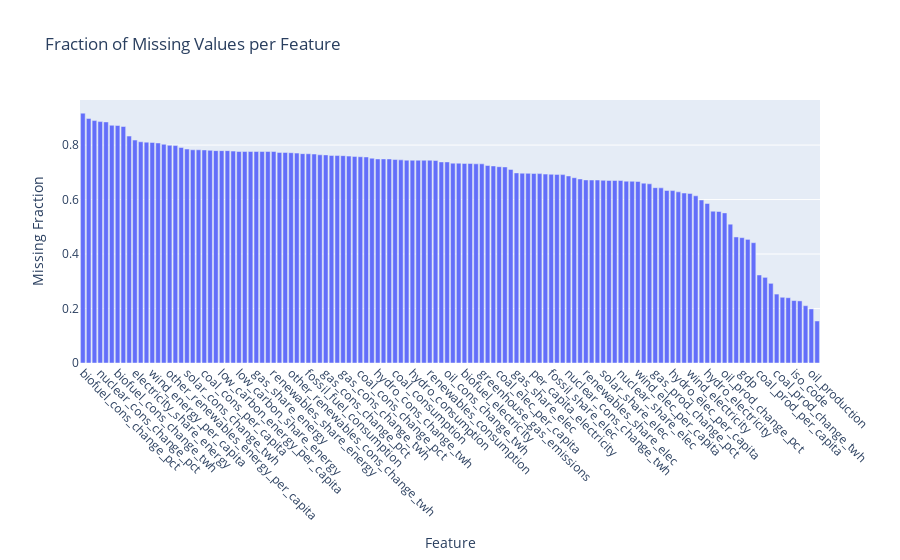

Write notebook code for a chart like this one.
### Code cell
# Fraction of missing values
missing_fraction = data.isnull().sum() / len(data)
missing_fraction = missing_fraction[missing_fraction > 0].sort_values(ascending=False)

# Display missing values
print("\nColumns with missing values and their fractions:")
print(missing_fraction)

# Visualize missing values
missing_df = missing_fraction.reset_index()
missing_df.columns = ["Feature", "Missing Fraction"]
fig = px.bar(
    missing_df,
    x="Feature",
    y="Missing Fraction",
    title="Fraction of Missing Values per Feature",
    labels={"Feature": "Feature", "Missing Fraction": "Missing Fraction"},
)
fig.update_layout(xaxis=dict(tickangle=45), width=900)
fig.show()

### Figure 1 — Plotly figure (JSON) as saved in the notebook; plotly's stock layout.template omitted (floating-point values rounded to 4 significant figures)
{"data": [{"alignmentgroup": "True", "hovertemplate": "Feature=%{x}<br>Missing Fraction=%{y}<extra></extra>", "legendgroup": "", "marker": {"color": "#636efa", "pattern": {"shape": ""}}, "name": "", "offsetgroup": "", "orientation": "v", "showlegend": false, "textposition": "auto", "type": "bar", "x": ["biofuel_cons_change_pct", "solar_cons_change_pct", "biofuel_cons_per_capita", "nuclear_cons_change_pct", "wind_cons_change_pct", "biofuel_share_energy", "biofuel_cons_change_twh", "biofuel_consumption", "other_renewables_cons_change_pct", "electricity_share_energy", "solar_energy_per_capita", "solar_share_energy", "wind_energy_per_capita", "wind_share_energy", "fossil_energy_per_capita", "other_renewables_energy_per_capita", "other_renewables_share_energy", "gas_energy_per_capita", "solar_cons_change_twh", "wind_cons_change_twh", "nuclear_share_energy", "coal_cons_per_capita", "solar_consumption", "renewables_energy_per_capita", "low_carbon_energy_per_capita", "hydro_energy_per_capita", "wind_consumption", "low_carbon_share_energy", "fossil_share_energy", "hydro_share_energy", "gas_share_energy", "oil_share_energy", "coal_share_energy", "renewables_share_energy", "fossil_cons_change_pct", "fossil_cons_change_twh", "other_renewables_cons_change_twh", "other_renewables_elec_per_capita_exc_biofuel", "oil_energy_per_capita", "fossil_fuel_consumption", "other_renewable_consumption", "hydro_cons_change_pct", "gas_cons_change_pct", "renewables_cons_change_pct", "low_carbon_cons_change_pct", "gas_cons_change_twh", "other_renewables_share_elec_exc_biofuel", "other_renewable_exc_biofuel_electricity", "coal_cons_change_pct", "gas_consumption", "coal_cons_change_twh", "hydro_cons_change_twh", "renewables_cons_change_twh", "low_carbon_cons_change_twh", "coal_consumption", "net_elec_imports_share_demand", "biofuel_elec_per_capita", "hydro_consumption", "net_elec_imports", "low_carbon_consumption", "renewables_consumption", "electricity_demand_per_capita", "oil_cons_change_pct", "oil_cons_change_twh", "biofuel_share_elec", "oil_consumption", "biofuel_electricity", "carbon_intensity_elec", "electricity_demand", "greenhouse_gas_emissions", "gas_elec_per_capita", "oil_elec_per_capita", "coal_elec_per_capita", "fossil_elec_per_capita", "nuclear_energy_per_capita", "gas_share_elec", "gas_electricity", "oil_share_elec", "per_capita_electricity", "oil_electricity", "coal_share_elec", "fossil_share_elec", "coal_electricity", "fossil_electricity", "nuclear_cons_change_twh", "nuclear_consumption", "low_carbon_share_elec", "renewables_share_elec", "renewables_elec_per_capita", "low_carbon_elec_per_capita", "solar_share_elec", "other_renewables_share_elec", "wind_share_elec", "nuclear_share_elec", "solar_elec_per_capita", "hydro_share_elec", "wind_elec_per_capita", "electricity_generation", "other_renewables_elec_per_capita", "gas_prod_change_pct", "energy_per_gdp", "low_carbon_electricity", "hydro_elec_per_capita", "renewables_electricity", "solar_electricity", "wind_electricity", "other_renewable_electricity", "nuclear_elec_per_capita", "hydro_electricity", "coal_prod_change_pct", "nuclear_electricity", "oil_prod_change_pct", "energy_per_capita", "energy_cons_change_pct", "gdp", "energy_cons_change_twh", "primary_energy_consumption", "coal_prod_per_capita", "gas_prod_per_capita", "oil_prod_per_capita", "coal_prod_change_twh", "coal_production", "gas_prod_change_twh", "iso_code", "gas_production", "oil_prod_change_twh", "oil_production", "population"], "xaxis": "x", "y": [0.9172, 0.8977, 0.89, 0.8862, 0.885, 0.8726, 0.8718, 0.8681, 0.8331, 0.8184, 0.8121, 0.8108, 0.8096, 0.8078, 0.803, 0.7991, 0.7983, 0.7913, 0.7855, 0.7827, 0.7826, 0.7821, 0.7807, 0.7796, 0.7796, 0.7796, 0.7779, 0.7763, 0.7763, 0.7763, 0.7763, 0.7763, 0.7763, 0.7763, 0.7729, 0.7729, 0.772, 0.7705, 0.7686, 0.7681, 0.7671, 0.7643, 0.764, 0.7618, 0.7615, 0.7612, 0.7594, 0.7584, 0.7572, 0.7564, 0.7518, 0.7492, 0.7492, 0.7492, 0.747, 0.7457, 0.7446, 0.7444, 0.7444, 0.7444, 0.7444, 0.7433, 0.7382, 0.7382, 0.7336, 0.7334, 0.7325, 0.7325, 0.7312, 0.7312, 0.725, 0.7234, 0.7206, 0.7197, 0.7106, 0.6979, 0.6968, 0.6963, 0.6956, 0.6952, 0.6935, 0.6928, 0.6924, 0.6915, 0.6866, 0.6803, 0.6757, 0.6721, 0.6718, 0.6718, 0.6707, 0.6702, 0.67, 0.6698, 0.6675, 0.6671, 0.6663, 0.6602, 0.6578, 0.6436, 0.6429, 0.6334, 0.633, 0.6282, 0.624, 0.6225, 0.6137, 0.5986, 0.5857, 0.5573, 0.5562, 0.5511, 0.5098, 0.4627, 0.4602, 0.4538, 0.4417, 0.3232, 0.3144, 0.2925, 0.253, 0.2413, 0.2397, 0.2292, 0.228, 0.2104, 0.1986, 0.1543], "yaxis": "y"}], "layout": {"barmode": "relative", "legend": {"tracegroupgap": 0}, "title": {"text": "Fraction of Missing Values per Feature"}, "width": 900, "xaxis": {"anchor": "y", "domain": [0, 1], "tickangle": 45, "title": {"text": "Feature"}}, "yaxis": {"anchor": "x", "domain": [0, 1], "title": {"text": "Missing Fraction"}}}}
